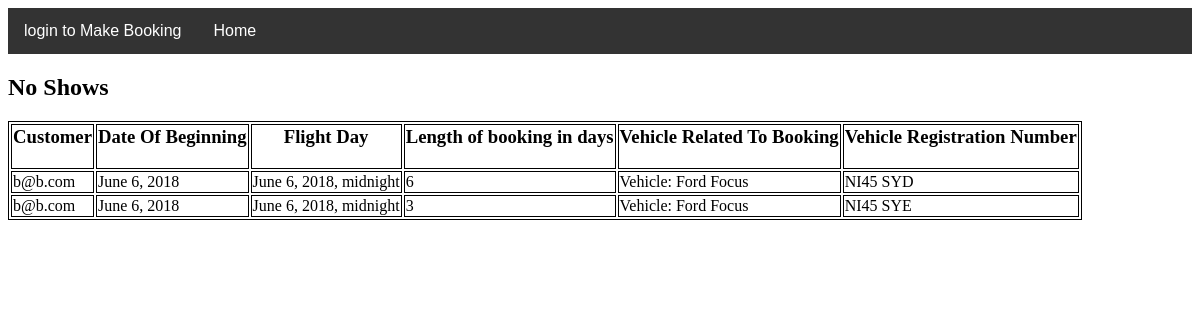
The app's page /ParkEasy/Staff/NoShows, older data.
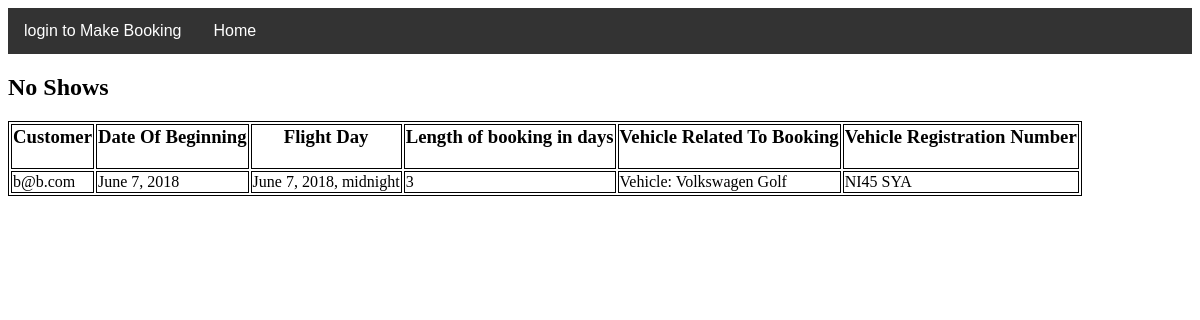
The same page, newer data.
### ParkEasy/models.py (models this page shows, shortened)
class Booking(models.Model):
    customer = models.ForeignKey(Customer, on_delete=models.CASCADE)
    prices = models.ForeignKey(Prices, on_delete=models.CASCADE, default=1)
    vehicle = models.ForeignKey(Vehicle, on_delete=models.CASCADE)
    departing = models.ForeignKey(Departing, on_delete=models.CASCADE)
    arriving = models.ForeignKey(Arriving, on_delete=models.CASCADE)
    vip = models.BooleanField(default=False)
    valet = models.BooleanField(default=False)
    booking_date = models.DateField(default=timezone.now)
    booking_length = models.IntegerField(default=0)
    checked_in = models.BooleanField(default=False)
    checked_out = models.BooleanField(default=False)
    date_created = models.DateField(default=timezone.now)
    assigned_space = models.BooleanField(default=False)
    refunded = models.BooleanField(default=False)

class Customer(AbstractUser):
    first_name = models.CharField(max_length=30, blank=False)
    last_name = models.CharField(max_length=150, blank=False)
    password = models.CharField(max_length=100, default="")
    email = models.EmailField(max_length=100, default="", unique=True)
    is_staff = models.BooleanField(
        default=False,
        help_text='Designates whether the user can log into this site.',
    )
    address_line1 = models.CharField(max_length=100)
    address_line2 = models.CharField(max_length=100)
    postcode_regex = RegexValidator(regex=r'([Gg][Ii][Rr] 0[Aa]{2})|((([A-Za-z][0-9]{1,2})|'
                                          r'(([A-Za-z][A-Ha-hJ-Yj-y][0-9]{1,2})|(([A-Za-z][0-9][A-Za-z])|([A-Za-z]'
                                          r'[A-Ha-hJ-Yj-y][0-9]?[A-Za-z]))))\s?[0-9][A-Za-z]{2})',
                                    message="postcode must be a valid uk postcode")
    postcode = models.CharField(max_length=16, validators=[postcode_regex])
    tel_no_regex = RegexValidator(regex=r'^\+?l?\d{9,15}$',
                                  message="Phone number must be entered in the format: '+999999999'. Up to 15 digits "
                                          "allowed.")
    tel_no = models.CharField(validators=[tel_no_regex], max_length=17)
    username = None
    USERNAME_FIELD = 'email'
    REQUIRED_FIELDS = []
    objects = UserManager()
    def get_username(self):
        return self.email

class Departing(models.Model):
    customer = models.ForeignKey(Customer, on_delete=models.CASCADE)
    flight_no_validator = RegexValidator(r'^([a-z][a-z]|[a-z][0-9]|[0-9][a-z])[a-z]?[0-9]{1,4}[a-z]?$',
                                         message='please enter a valid flight number')
    departing_flight_number = models.CharField(max_length=16)
    departing_flight_datetime = models.DateTimeField()
    destination_choices = (
        ("AMSTERDAM", "amsterdam"),
        ("ANTALYA-TURKEY", "antalya-turkey"),
        ("BARCELONA", "barcelona"),
        ("BARRA", "barra"),
        ("BELFAST", "belfast"),
        ("BENBECULA", "benbecula"),
        ("BERGEN", "bergen"),
        ("BERLIN", "berlin"),
        ("BIRMINGHAM", "birmingham"),
        ("BODRUM-TURKEY", "bodrum-turkey"),
        ("BORDEAUX", "bordeaux"),
        ("BOURGAS-BULGARIA", "bourgas-bulgaria"),
        ("BRIDGETOWN-BARBADOS", "bridgetown-barbados"),
        ("BRISTOL", "bristol"),
        ("BRUSSELS", "brussels"),
        ("BUCHAREST", "bucharest"),
        ("BUDAPEST", "budapest"),
        ("BYDGOSZCZ", "bydgoszcz"),
        ("CAMPBELTOWN", "campbeltown"),
        ("CANCUN", "cancun"),
        ("CAPE-VERDE-SAL", "cape-verde-sal"),
        ("CARCASSONNE", "carcassonne"),
        ("CARDIFF", "cardiff"),
        ("CAYO-COCO", "cayo-coco"),
        ("CHAMBERY", "chambery"),
        ("CHANIA-CRETE", "chania-crete"),
        ("CORFU", "corfu"),
        ("CORK", "cork"),
        ("COSTA-BLANCA-ALICANTE", "costa-blanca-alicante"),
        ("COSTA-BRAVA-GIRONA", "costa-brava-girona"),
        ("COSTA-DEL-SOL-MALAGA", "costa-del-sol-malaga"),
        ("COSTA-DORADA-REUS", "costa-dorada-reus"),
        ("DALAMAN-TURKEY", "dalaman-turkey"),
        ("DERRY", "derry"),
        ("DONEGAL", "donegal"),
        ("DUBAI", "dubai"),
        ("DUBLIN", "dublin"),
        ("DUBROVNIK", "dubrovnik"),
        ("DUESSELDORF", "duesseldorf"),
        ("EAST-MIDLANDS", "east-midlands"),
        ("EXETER", "exeter"),
        ("FARO-ALGARVE", "faro-algarve"),
        ("FRANKFURT", "frankfurt"),
        ("FUERTEVENTURA", "fuerteventura"),
        ("GDANSK", "gdansk"),
        ("GENEVA", "geneva"),
        ("GRAN-CANARIA", "gran-canaria"),
        ("GRENOBLE", "grenoble"),
        ("HALIFAX", "halifax"),
        ("HALKIDIKI", "halkidiki"),
        ("HERAKLION-CRETE", "heraklion-crete"),
        ("HURGHADA", "hurghada"),
        ("IBIZA", "ibiza"),
        ("ISLAY", "islay"),
        ("ISLE-OF-MAN", "isle-of-man"),
        ("IZMIR", "izmir"),
        ("JERSEY", "jersey"),
        ("KATOWICE", "katowice"),
        ("KEFALONIA", "kefalonia"),
        ("KIRKWALL", "kirkwall"),
        ("KITTILAE", "kittilae"),
        ("KOS", "kos"),
        ("KRAKOW", "krakow"),
        ("LANZAROTE", "lanzarote"),
        ("LARNACA-CYPRUS", "larnaca-cyprus"),
        ("LAS-VEGAS", "las-vegas"),
        ("LISBON", "lisbon"),
        ("LONDON", "london"),
        ("MADEIRA", "madeira"),
        ("MADRID", "madrid"),
        ("MALTA", "malta"),
        ("MANCHESTER", "manchester"),
        ("MARSEILLE", "marseille"),
        ("MENORCA", "menorca"),
        ("MILAN", "milan"),
        ("MONTEGO-BAY-JAMAICA", "montego-bay-jamaica"),
        ("MUNICH", "munich"),
        ("NAPLES", "naples"),
        ("NEW-YORK", "new-york"),
        ("NEWQUAY", "newquay"),
        ("NORWICH", "norwich"),
        ("ORLANDO", "orlando"),
        ("PALANGA", "palanga"),
        ("PALMA-DE-MALLORCA", "palma-de-mallorca"),
        ("PAPHOS-CYPRUS", "paphos-cyprus"),
        ("PARIS", "paris"),
        ("PHILADELPHIA", "philadelphia"),
        ("PRAGUE", "prague"),
        ("REYKJAVIK", "reykjavik"),
        ("RHODES", "rhodes"),
        ("RIGA", "riga"),
        ("ROME", "rome"),
        ("ROVANIEMI", "rovaniemi"),
        ("SALZBURG", "salzburg"),
        ("SOFIA", "sofia"),
        ("SOUTHAMPTON", "southampton"),
        ("SPLIT", "split"),
        ("STORNOWAY", "stornoway"),
        ("SUMBURGH", "sumburgh"),
        ("TENERIFE", "tenerife"),
        ("TIREE", "tiree"),
        ("TORONTO", "toronto"),
        ("TUNISIA-ENFIDHA", "tunisia-enfidha"),
        ("TURIN", "turin"),
        ("VALENCIA", "valencia"),
        ("VANCOUVER", "vancouver"),
        ("VERONA", "verona"),
        ("WARSAW", "warsaw"),
        ("WROCLAW", "wroclaw"),
        ("ZANTE", "zante ")
    )
    destination = models.CharField(max_length=64, choices=destination_choices)

class Vehicle(models.Model):
    reg_no_regex = RegexValidator(regex=r'^[A-Z]{2}[0-9]{2} [A-Z]{3}$',
                                  message="Registration must be entered in the format: 'AB12 CDE'.",
                                  code='invalid_registration')
    reg_no = models.CharField(max_length=8, validators=[reg_no_regex])
    make = models.CharField(max_length=64)
    manufacturer = models.CharField(max_length=64)
    def __str__(self):
        return 'Vehicle: ' + self.manufacturer + ' ' + self.make

### ParkEasy/views.py (the view)
# urls.py: path('Staff/NoShows', no_shows, name="no-shows"),
def no_shows(request):
    query_results = Booking.objects.filter(checked_in=False, checked_out=False, assigned_space=True,
                                           departing__departing_flight_datetime__lt=datetime.today(), refunded=False)
    context = {"query_results": query_results}
    return render(request, 'Staff/No_Shows.html', context)

### ParkEasy/templatetags/has_group.py (called while the page is built)
@register.filter(name='has_group')
def has_group(user, group_name):
    group = Group.objects.get(name=group_name)
    return group in user.groups.all()

### templates/Staff/No_Shows.html (shortened to what this page needs)
{% extends 'base.html' %}
{% load static %}
{% block content %}
  <h2>No Shows</h2>
  <p>
    <table>
        <tr>
            <th><h3>Customer</h3></th>
            <th><h3>Date Of Beginning</h3></th>
            <th><h3>Flight Day</h3></th>
            <th><h3>Length of booking in days</h3></th>
            <th><h3>Vehicle Related To Booking</h3></th>
            <th><h3>Vehicle Registration Number</h3></th>
        </tr>
 {% for item in query_results %}
        <tr>
            <td>
                {{ item.customer }}
            </td>
            <td>
                {{ item.booking_date }}
            </td>
            <td>
                {{ item.departing.departing_flight_datetime }}
            </td>
            <td>
                {{ item.booking_length }}
            </td>
            <td>
                {{ item.vehicle }}
            </td>
            <td>
                {{ item.vehicle.reg_no }}
            </td>
{% endfor %}
        </tr>
</table>
</p>
{% endblock %}

Row changes from the older to the newer data that the page shows:
removed Booking: customer "b@b.com", booking_date "June 6, 2018", departing.departing_flight_datetime "June 6, 2018, midnight", booking_length "6", vehicle "Vehicle: Ford Focus", vehicle.reg_no "NI45 SYD"
removed Booking: customer "b@b.com", booking_date "June 6, 2018", departing.departing_flight_datetime "June 6, 2018, midnight", booking_length "3", vehicle "Vehicle: Ford Focus", vehicle.reg_no "NI45 SYE"
added Booking: customer "b@b.com", booking_date "June 7, 2018", departing.departing_flight_datetime "June 7, 2018, midnight", booking_length "3", vehicle "Vehicle: Volkswagen Golf", vehicle.reg_no "NI45 SYA"
